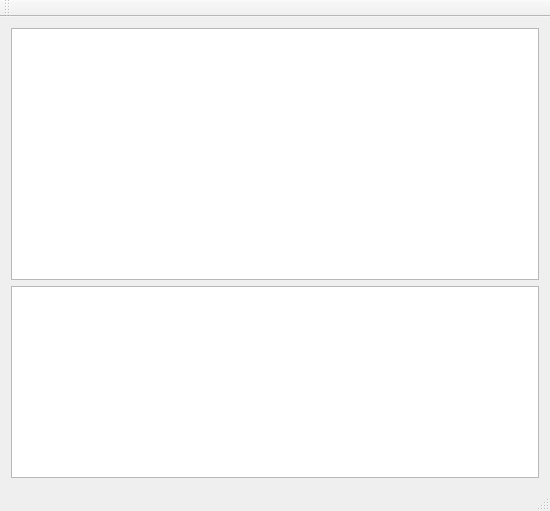
<?xml version="1.0" encoding="UTF-8"?>
<ui version="4.0">
 <class>MainWindow</class>
 <widget class="QMainWindow" name="MainWindow">
  <property name="geometry">
   <rect>
    <x>0</x>
    <y>0</y>
    <width>550</width>
    <height>511</height>
   </rect>
  </property>
  <property name="sizePolicy">
   <sizepolicy hsizetype="Fixed" vsizetype="Fixed">
    <horstretch>0</horstretch>
    <verstretch>0</verstretch>
   </sizepolicy>
  </property>
  <property name="minimumSize">
   <size>
    <width>550</width>
    <height>511</height>
   </size>
  </property>
  <property name="windowTitle">
   <string>MainWindow</string>
  </property>
  <widget class="QWidget" name="centralWidget">
   <property name="sizePolicy">
    <sizepolicy hsizetype="Maximum" vsizetype="Preferred">
     <horstretch>0</horstretch>
     <verstretch>0</verstretch>
    </sizepolicy>
   </property>
   <property name="sizeIncrement">
    <size>
     <width>1</width>
     <height>1</height>
    </size>
   </property>
   <layout class="QGridLayout" name="gridLayout">
    <item row="0" column="0">
     <layout class="QVBoxLayout" name="verticalLayout" stretch="1,0">
      <item>
       <widget class="QTableWidget" name="taskTable">
        <property name="editTriggers">
         <set>QAbstractItemView::NoEditTriggers</set>
        </property>
        <property name="selectionMode">
         <enum>QAbstractItemView::SingleSelection</enum>
        </property>
        <property name="selectionBehavior">
         <enum>QAbstractItemView::SelectRows</enum>
        </property>
       </widget>
      </item>
      <item>
       <widget class="QTableWidget" name="objTable">
        <property name="sizePolicy">
         <sizepolicy hsizetype="Expanding" vsizetype="Expanding">
          <horstretch>1</horstretch>
          <verstretch>0</verstretch>
         </sizepolicy>
        </property>
        <property name="sizeIncrement">
         <size>
          <width>1</width>
          <height>0</height>
         </size>
        </property>
        <property name="editTriggers">
         <set>QAbstractItemView::NoEditTriggers</set>
        </property>
        <property name="selectionMode">
         <enum>QAbstractItemView::MultiSelection</enum>
        </property>
        <property name="selectionBehavior">
         <enum>QAbstractItemView::SelectRows</enum>
        </property>
       </widget>
      </item>
     </layout>
    </item>
   </layout>
  </widget>
  <widget class="QMenuBar" name="menuBar">
   <property name="geometry">
    <rect>
     <x>0</x>
     <y>0</y>
     <width>550</width>
     <height>25</height>
    </rect>
   </property>
  </widget>
  <widget class="QToolBar" name="mainToolBar">
   <attribute name="toolBarArea">
    <enum>TopToolBarArea</enum>
   </attribute>
   <attribute name="toolBarBreak">
    <bool>false</bool>
   </attribute>
  </widget>
  <widget class="QStatusBar" name="statusBar"/>
 </widget>
 <layoutdefault spacing="6" margin="11"/>
 <resources/>
 <connections/>
</ui>
